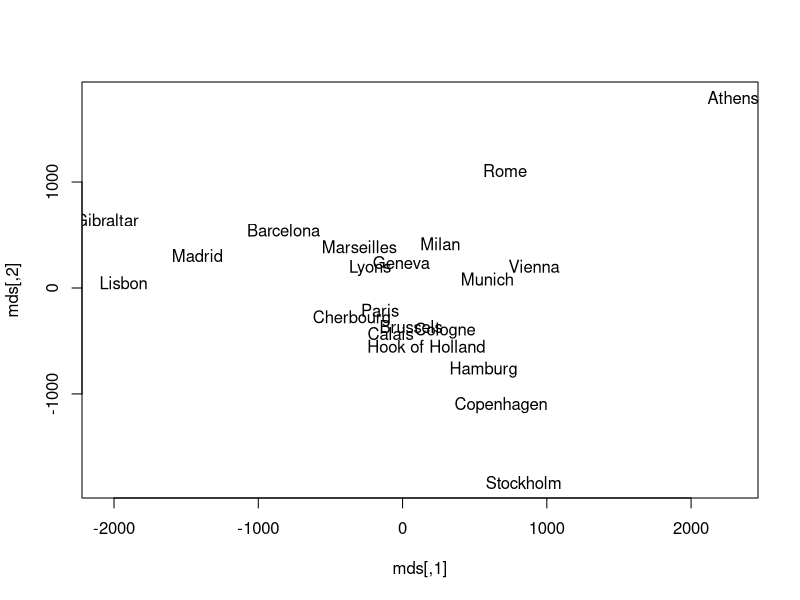

R code for this plot:
#title: "Dimensionality Reduction Tutorial"
#author: "Julian Kanjere"
#date: "August 2019"

####################START MDS USING EURODIST DATASET##########################################################
#The eurodist gives the road distances (in km) between 21 cities in Europe. 
#The data are taken from a table in The Cambridge Encyclopaedia.
#i.e. eurodist is already an existing distance matrix (in contrast with a n x P dataset that we 
#would need to run dist(dataset_name) in order to return an n x n distance matrix where n is number 
#observations and P is number of features)
help(eurodist) 

#create matrix, 21 rows x 21 columns
#the distance matrix represents the travel distance between 21 European cities in kilometers
eurodist_mat <- as.matrix(eurodist)

#view matrix
View(eurodist_mat)

#Run classical MDS 
#NB - this would have similar results to a PCA that returns 2 PC's i.e. prcomp(eurodist)$x[, 1:2]
mds <- cmdscale(eurodist) 

#Now that the 21-dimensional space has been transformed/reduced into 2 dimensions, we can plot and easily visualise
#this would have been hard with the original 21 x 21  distance matrix
plot(mds, type = 'n')
text(mds[, 1], mds[, 2], labels(eurodist))

####################END MDS USING EURODIST DATASET##########################################################

####################START CREATE DISTANCE MATRIX USING RANDOM DATA##########################################################

?dist

#create a 5 x 20 matrix by sampling from a Normal distribution
x <- matrix(rnorm(100), nrow = 5)

#view matrix
View(x)

#create a distance matrix
dist(x)
####################END CREATE DISTANCE MATRIX USING RANDOM DATA##########################################################
